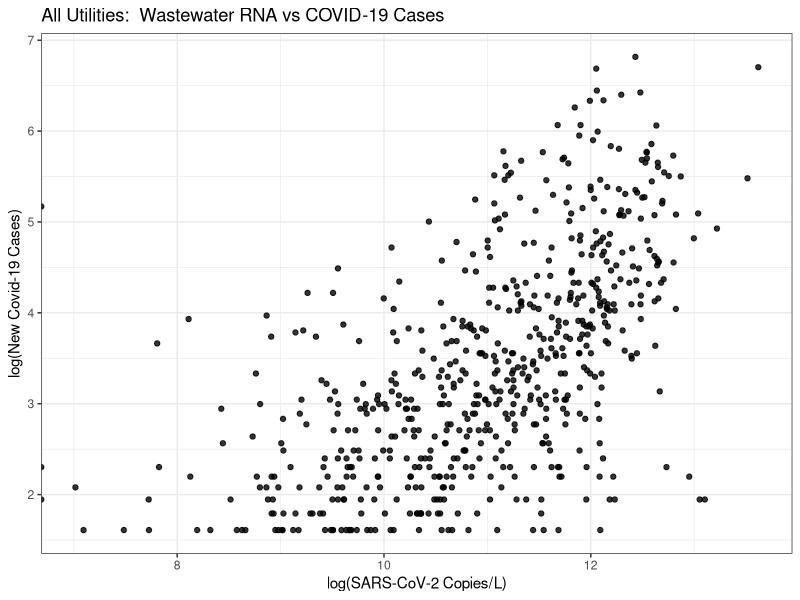
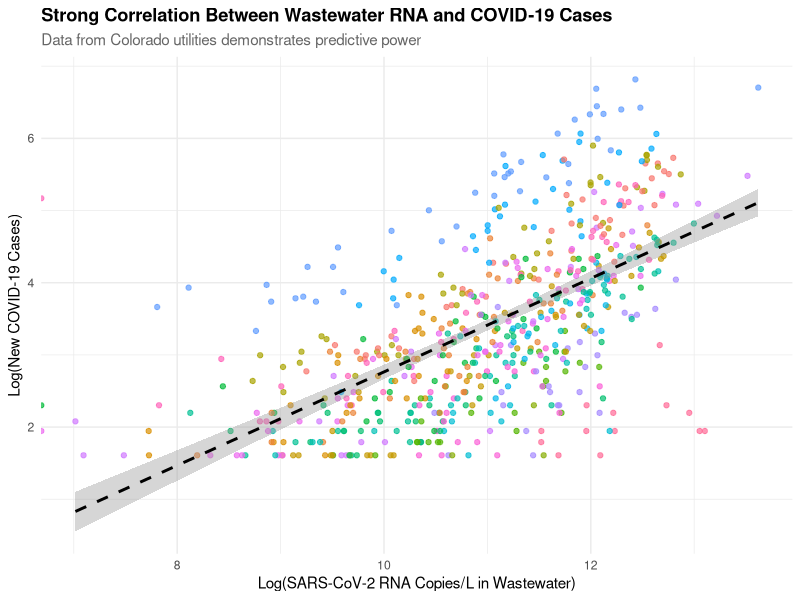

Generate these figures, in order, with R:
## ---- chunk 1
knitr::opts_chunk$set(echo = TRUE)
## ---- chunk 2
covid <- read.csv(file="dat/CDPHE_COVID19_Wastewater_Dashboard_Data.csv", header=T)
## ---- chunk 3
library(tidyverse)
colnames(covid)
covid %>% 
  select(-ObjectId) %>% 
  rename(sars_rna_copies = SARS_CoV_2_copies_L,
        new_covid_cases = Number_of_New_COVID19_Cases_by_) %>%
  filter(is.na(sars_rna_copies)==FALSE & new_covid_cases>=5)  -> covid_df
## ---- chunk 4

covid_df %>% 
  mutate(sars_rna_copies = log(sars_rna_copies),
         new_covid_cases = log(new_covid_cases)) %>%
  ggplot(aes(x = sars_rna_copies, y = new_covid_cases)) +
  geom_point(alpha = 0.8) + 
  xlab("log(SARS-CoV-2 Copies/L)") + 
  ylab("log(New Covid-19 Cases)") + 
  ggtitle("All Utilities:  Wastewater RNA vs COVID-19 Cases") +
  theme_bw()



#m <- lm(log(covid_df$new_covid_cases)~log(covid_df$sars_rna_copies + 1))

#p + geom_abline(intercept = coef(m)[1], slope = coef(m)[2])

## ---- chunk 5
library(tidyverse)

# Create enhanced visualization
covid_df %>%
  mutate(
    log_sars = log(sars_rna_copies),
    log_cases = log(new_covid_cases)
  ) %>%
  ggplot(aes(x = log_sars, y = log_cases)) +
  geom_point(aes(color = Utility), alpha = 0.7) +
  geom_smooth(method = "lm", color = "black", linetype = "dashed") +
  labs(
    title = "Strong Correlation Between Wastewater RNA and COVID-19 Cases",
    subtitle = "Data from Colorado utilities demonstrates predictive power",
    x = "Log(SARS-CoV-2 RNA Copies/L in Wastewater)",
    y = "Log(New COVID-19 Cases)",
  ) +
  theme_minimal() +
  theme(
    legend.position = "none",
    plot.title = element_text(face = "bold"),
    plot.subtitle = element_text(color = "gray40")
  )
